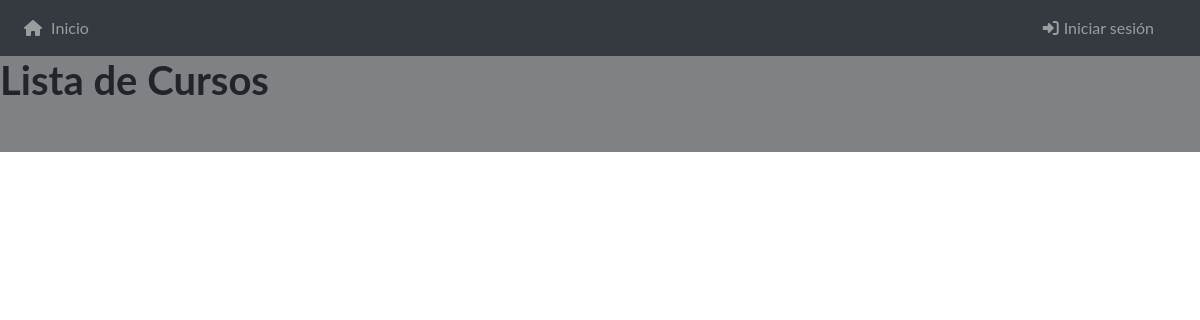
Page /cursos/lista on the earlier database version.
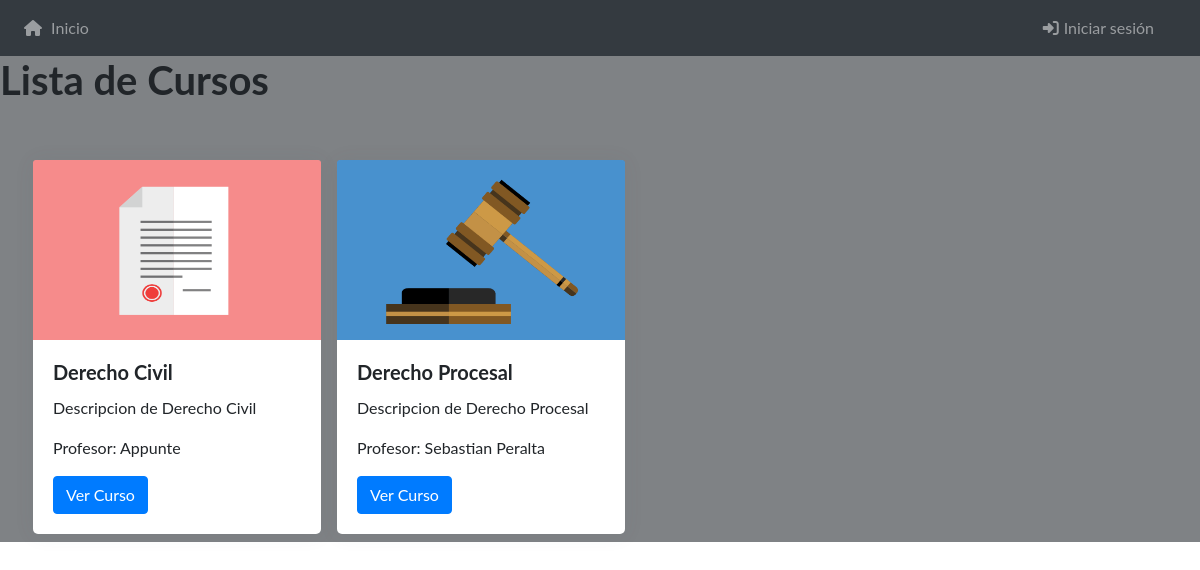
Same page on the later database version.
### Appunte/models.py (models this page shows, shortened)
class Course(models.Model):
    name = models.CharField(max_length=100)
    description = models.CharField(max_length=5000)
    teacher =  models.CharField(max_length=100)
    is_pay = models.BooleanField(default=False)
    price = models.CharField(max_length=15)
    published = models.BooleanField(default=False)
    course_pic = models.ImageField(upload_to='course_profile',blank=True)
    created_at = models.DateTimeField(auto_now_add=True)

### Appunte/views/views.py (the view)
# urls.py: path('cursos/lista', views.coursesList, name="course-list"),
def coursesList(request):
    courses = Course.objects.all()
    return render(request, 'courses/list.html', {"courses":courses})

### Appunte/templates/courses/list.html (shortened to what this page needs)
{% extends "base.html" %}
{% block content %}
<div class="background-course">
    <h1> Lista de Cursos </h1>
    <div class="row" style="padding-left: 40px; padding-top: 40px;">
        {% for course in courses %}
        <div class="card m-2" style="width: 18rem;" >
            {% if course.course_pic %}
            <img src="{{course.course_pic.url}}"  class="card-img-top" width="140" height="180" alt="Card image cap">
            {% endif %}
            <div class="card-body">
            <h5 class="card-title">{{ course.name }}</h5>
            <p class="card-text">{{ course.description }}</p>
            <p class="card-text">Profesor: {{ course.teacher }}</p>
            <a href="#" class="btn btn-primary">Ver Curso</a>
            </div>
        </div>
        {% endfor %}
    </div>
</div>
{% endblock %}

### Appunte/templates/base.html (shortened to what this page needs)
<!DOCTYPE html>
{% load static %}
<html lang="es">
<head>
  <link rel="stylesheet" href="https://cdn.jsdelivr.net/npm/normalize.css@8.0.0/normalize.min.css">
  <link rel="stylesheet" href="https://cdn.jsdelivr.net/npm/bootstrap@4.1.3/dist/css/bootstrap.min.css">
  <link rel="stylesheet" href="https://cdn.jsdelivr.net/npm/font-awesome@4.7.0/css/font-awesome.min.css">
  <link rel="stylesheet" href="https://cdn.jsdelivr.net/gh/lykmapipo/themify-icons@0.1.2/css/themify-icons.css">
  <link rel="stylesheet"
    href="https://cdn.jsdelivr.net/npm/pixeden-stroke-7-icon@1.2.3/pe-icon-7-stroke/dist/pe-icon-7-stroke.min.css">
  <link rel="stylesheet" href="https://cdnjs.cloudflare.com/ajax/libs/flag-icon-css/3.2.0/css/flag-icon.min.css">
  <link href="https://maxcdn.bootstrapcdn.com/bootstrap/4.0.0-alpha.6/css/bootstrap.min.css" rel="stylesheet" />
  <link rel="stylesheet" href="{% static '/css/landing.css' %}">
  <link rel="stylesheet" href="{% static '/css/master.css' %}">
  <link rel="stylesheet" href="{% static '/css/styles.css' %}">
  <link rel="stylesheet" href="{% static '/css/font-awesome.min.css' %}">
  <link rel="stylesheet" href="//cdn.datatables.net/1.10.24/css/jquery.dataTables.min.css">
</head>
<body>
  <nav class="navbar navbar-expand-md navbar-dark bg-dark">
    <div class="navbar-collapse collapse w-100 order-1 order-md-0 dual-collapse2">
      <ul class="navbar-nav mr-auto">
        {% if user.is_authenticated %}
          <li class="nav-item">
            <a class="nav-link" href="{% url 'Appunte:index' %}"> <i class="fa fa-home" style="margin-right: 5px;"></i> Inicio</a>
          </li>
        {% else %}
          <li class="nav-item">
            <a class="nav-link" href="#"> <i class="fa fa-home" style="margin-right: 5px;"></i> Inicio</a>
          </li>
        {% endif %}
      </ul>
      <ul class="navbar-nav ml-auto">
        {% if user.is_authenticated %}
        <li class="nav-item borde-right">
            <a class="nav-link" style="padding-right: 30px;" href="#"> <i class="fa fa-user" style="margin-right: 5px;"></i>{{user.email}} - {{user.rol}}</a>
        </li>
        <li class="nav-item borde-right">
            <a class="nav-link" style="padding-right: 30px;" href="{% url 'Appunte:salir' %}"> <i class="fa fa-sign-out" style="margin-right: 5px;"></i>Salir</a>
        </li>
        {% else %}
        <li class="nav-item borde-right">
          <a class="nav-link" style="padding-right: 30px;" href="{% url 'login' %}"> <i class="fa fa-sign-in" style="margin-right: 5px;"></i>Iniciar sesión</a>
        </li>
        {% endif %}
      </ul>
    </div>
  </nav>
  {% block content %}
  {% endblock %}
</body>
</html>

### Appunte/static/css/landing.css (style rules this page uses)
.background-course { background: rgb(127, 130, 133) !important; }

### Appunte/static/css/master.css (style rules this page uses)
body { font-family: 'Lato', 'Helvetica Neue', Helvetica, Arial, sans-serif; position: relative; min-height: 100vh; }
h1, h2, h3, h4, h5, h6 { font-family: 'Lato', 'Helvetica Neue', Helvetica, Arial, sans-serif; font-weight: 700; }
.background-course { background: rgb(127, 130, 133) !important; }
.card { border-radius: 5px; -webkit-box-shadow: 0 1px 20px 0 rgba(69, 90, 100, 0.08); box-shadow: 0 1px 20px 0 rgba(69, 90, 100, 0.08); border: none; margin-bottom: 30px }

Differences in the rows shown:
added Course: course_pic (picture), name "Derecho Civil", description "Descripcion de Derecho Civil", teacher "Appunte"
added Course: course_pic (picture), name "Derecho Procesal", description "Descripcion de Derecho Procesal", teacher "Sebastian Peralta"
